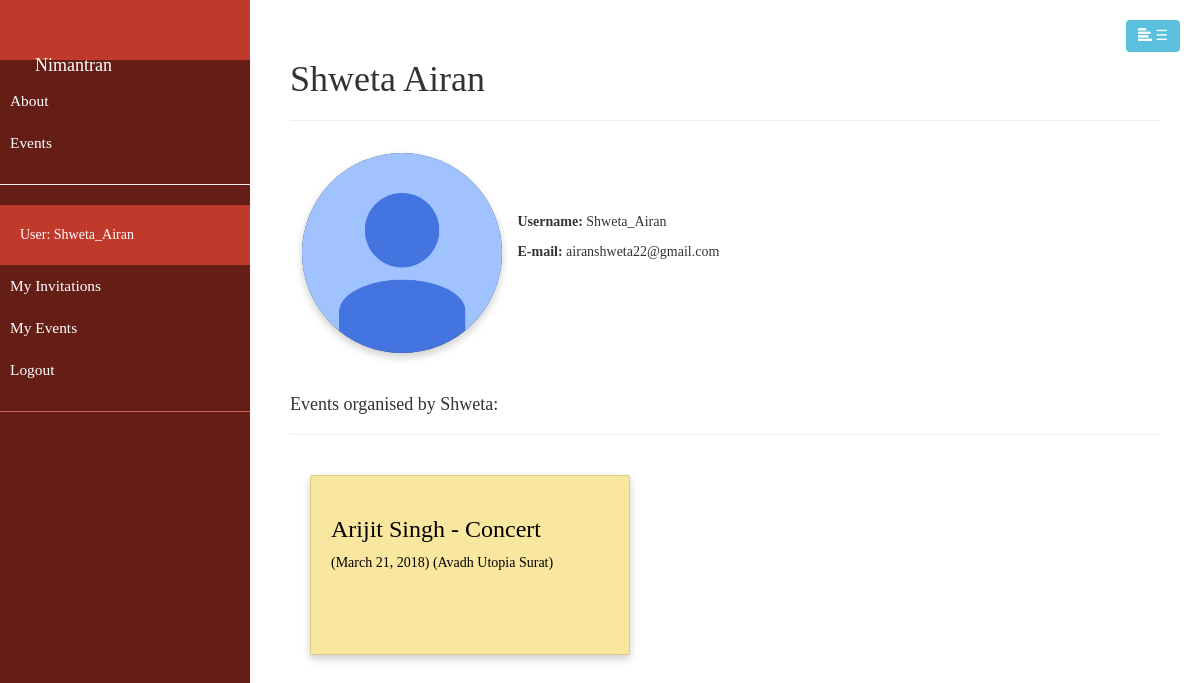
Page /catalog/user/1 on the earlier database version.
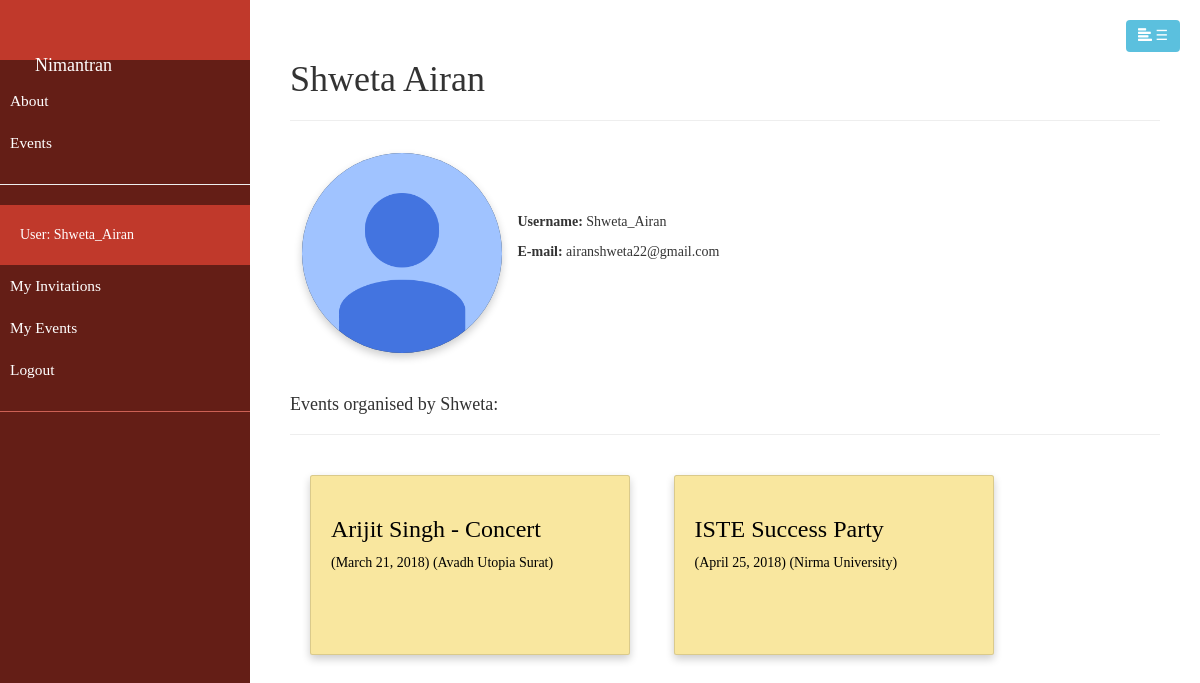
Same page on the later database version.
### catalog/models.py (models this page shows, shortened)
class Event(models.Model):
    title = models.CharField(max_length = 200, help_text = "Provide a title to your event.")
    description = models.CharField(max_length = 500, help_text = "Briefly describe in 500 chars.")
    dateFrom = models.DateField()
    dateTo = models.DateField()
    organizer = models.ForeignKey(User, on_delete = models.SET_NULL, null=True, blank=True)
    cateory = models.ManyToManyField(Category, help_text = "Select a category for this event")
    venue = models.ForeignKey(Venue, help_text = "Select the venue", on_delete = models.DO_NOTHING)
    public = models.BooleanField(default = True)
    def get_absolute_url(self):
        return reverse('event-detail', args=[str(self.id)])

class Venue(models.Model):
    name = models.CharField(max_length = 200)
    address = models.CharField(max_length = 500, help_text = "address of the venue")
    capacity = models.IntegerField(help_text = "Maximum capacity of the venue")

### catalog/views.py (the view)
# urls.py: path('user/<int:pk>', views.UserDetailView.as_view(), name='profile'),
class UserDetailView(generic.DetailView):
    model = User
    template_name = 'catalog/user_detail.html'

### catalog/templates/catalog/user_detail.html
{% extends "base_generic.html" %}
{% block content %}
  <div style="padding: 40px">
      <h1>{{ user.first_name }} {{ user.last_name }}</h1>
      <hr>
      <div>
          {% load static %}
          <img src="{% static "catalog/avatar.jpg" %}" class="card-display" alt="avatar" style="padding:0px; height: 200px; width: auto; border-radius: 50%"/>
          <div style="display: inline-block; margin: 0px; padding: 0px;">
              <p><strong>Username:</strong> {{ user.username }}</p>
              <p><strong>E-mail:</strong> {{ user.email }}</p>
          </div>
      </div>
      <br>
      <h4>Events organised by {{ user.first_name }}:</h4>
      <hr>
      <div class="outer">
        {% for event in user.event_set.all %}
            <a class="card" href="{{ event.get_absolute_url }}">
                <h3>{{ event.title }}</h3>
                ({{event.dateTo}}) ({{event.venue.name}})
            </a>
        {% endfor %}
    </div>
  </div>
{% endblock %}

Differences in the rows shown:
added Event: title "ISTE Success Party", dateTo "April 25, 2018", venue.name "Nirma University"
